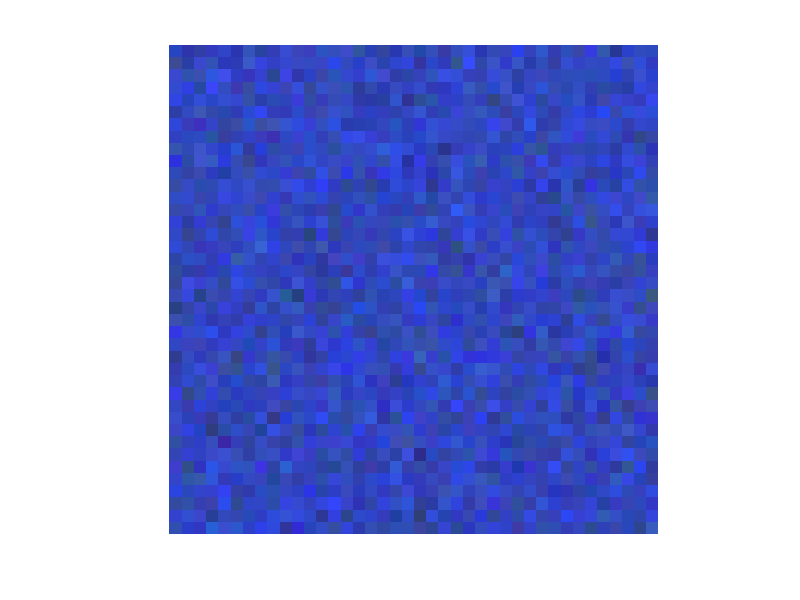
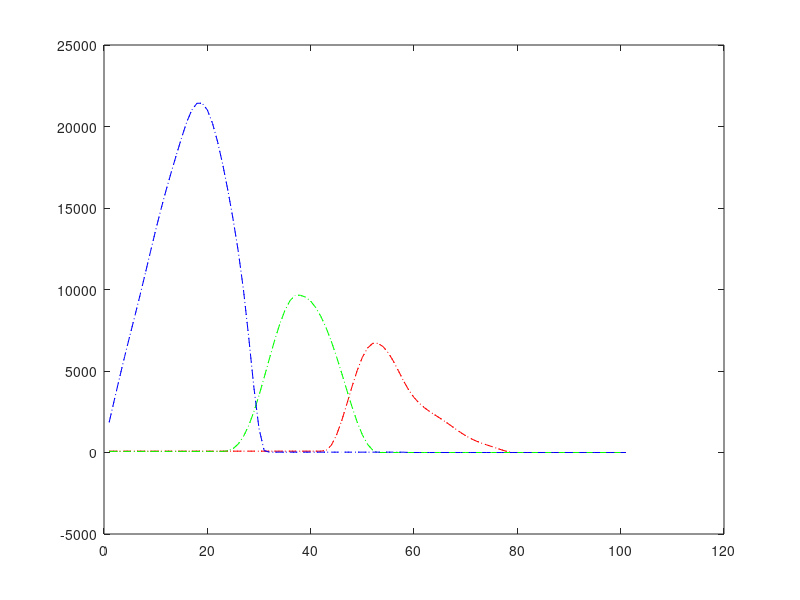
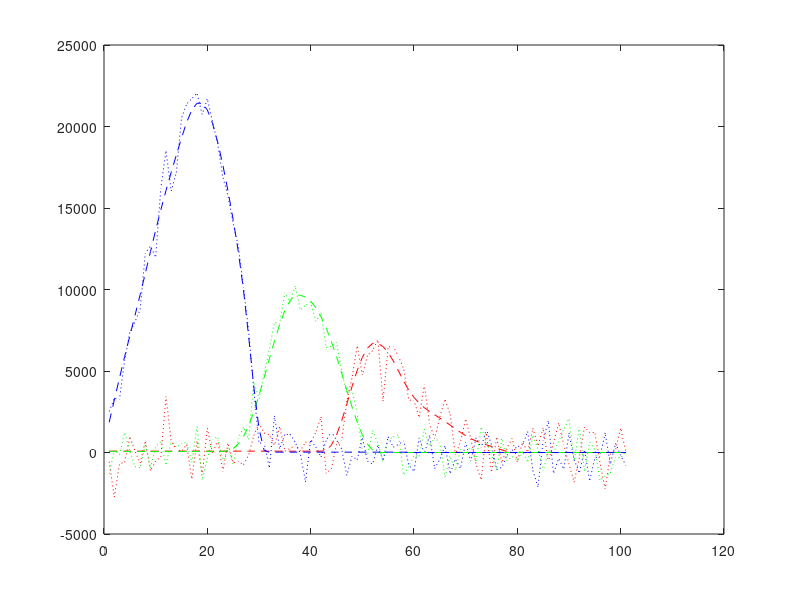
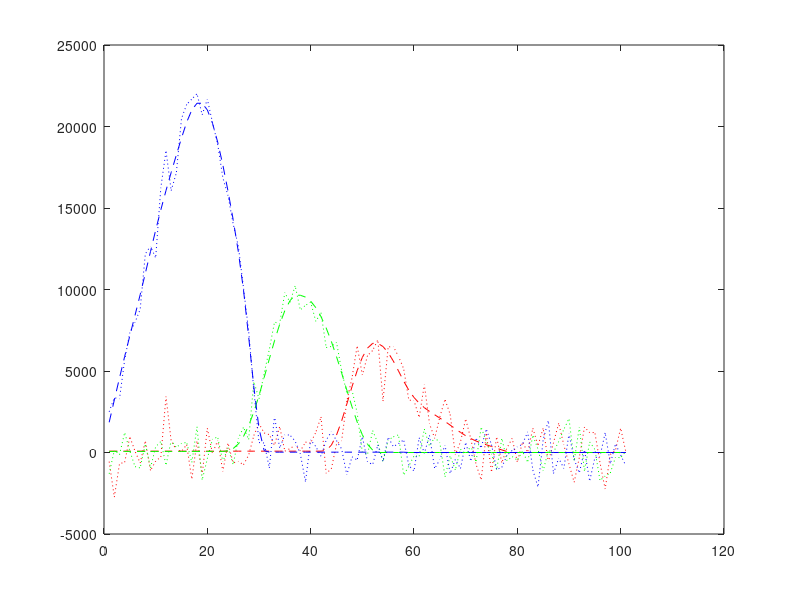

Source code (MATLAB) for these figures, in order:
%HW2 Homework 2
%   HW2() 
function [num_questions] = hw2()
format compact;
close all;
num_questions=0;

%Q1
%   Display an image that visualizes all 1600 RGB values derived from the
%   given sensor data and random light spectrum generated
num_questions=num_questions+1;
S=importdata('rgb_sensors.txt');
rng(477);
L=rand([1600,101]);
C=L*S;
maxC=max(C(:));
C_RGB=C.*(255/maxC);
imdata=reshape(C_RGB(1:1600,:),[40,40,3]);
imdata=repelem(imdata,10,10);
imdata=uint8(imdata);
figure('Name','Q1 - Image','NumberTitle','off');
imshow(imdata);

%Q2
%   1. Comparing real sensor values with estimated values.
%       a. dotted line - est values
%       b. dash line - real values
%   2. RMS error between est. sensor and real sensor values for RGB
%   channels.
%   3. RMS error between R,G,B channels calculated using est. sensor and
%   real sensor values.
num_questions=num_questions+1;
S_est=(inv(L'*L)*L')*C;
display_plot(S,S_est,'Q2 - Sensors - real v/s estimated plot');

[rmsEr_S_R,rmsEr_S_G,rmsEr_S_B]=rms_error(S,S_est);
text='RMS error between real and estimated sensor - ';
display_rms_error(text,rmsEr_S_R,rmsEr_S_G,rmsEr_S_B);

C_est=L*S_est;
maxC_est=max(C_est(:));
C_RGB_est=C_est.*(255/maxC_est);
[rmsEr_C_R,rmsEr_C_G,rmsEr_C_B]=rms_error(C_RGB,C_RGB_est);
text='RMS error between RGB values calcuated using real and estimated sensor -';
display_rms_error(text,rmsEr_C_R,rmsEr_C_G,rmsEr_C_B);

%Q3
%   1. Comparing real sensor values with estimated values w/ Gaussian Noise.
%       a. dotted line - est values
%       b. dash line - real valuesrng(477);
num_questions=num_questions+1;
sig=10;
t1=['Q3 - Sensors w/ Noise at Noise sd:', num2str(sig)];
t2=['Q3 - Sensors w/ Noise clipped at Noise sd:', num2str(sig)];
[C_n,S_n,C_n_c,S_n_c]=compute_w_noise(1,sig,true,L,S,C_RGB,maxC,t1,t2);
[er_Cn_R,er_Cn_G,er_Cn_B]=rms_error(C_RGB,C_n);
[er_Sn_R,er_Sn_G,er_Sn_B]=rms_error(S,S_n);
[er_Cnc_R,er_Cnc_G,er_Cnc_B]=rms_error(C_RGB,C_n_c);
[er_Snc_R,er_Snc_G,er_Snc_B]=rms_error(S,S_n_c);

text='RGB error w/ noise -';
display_rms_error(text,er_Cn_R,er_Cn_G,er_Cn_B);
text='Sensor error w/ noise -';
display_rms_error(text,er_Sn_R,er_Sn_G,er_Sn_B);

text='RGB error w/ noise w/ clipping-';
display_rms_error(text,er_Cnc_R,er_Cnc_G,er_Cnc_B);
text='Sensor error w/ noise w/ clipping -';
display_rms_error(text,er_Snc_R,er_Snc_G,er_Snc_B);

%Q4
%   
for i=0:10
    sig=i*10;
    t1=['Q4 - Sensors w/ Noise at Noise sd:', num2str(sig)];
    t2=['Q4 - Sensors w/ Noise clipped at Noise sd:', num2str(sig)];
    [C_n,S_n,C_n_c,S_n_c]=compute_w_noise(1,sig,mod(i,5)==0&&i>0,L,S,C_RGB,maxC,t1,t2);
    [er_Cn_R,er_Cn_G,er_Cn_B]=rms_error(C_RGB,C_n);
    [er_Sn_R,er_Sn_G,er_Sn_B]=rms_error(S,S_n);
    [er_Cnc_R,er_Cnc_G,er_Cnc_B]=rms_error(C_RGB,C_n_c);
    [er_Snc_R,er_Snc_G,er_Snc_B]=rms_error(S,S_n_c);
    er_Cn=sqrt(mean([er_Cn_R,er_Cn_G,er_Cn_B].^2));
    er_Sn=sqrt(mean([er_Sn_R,er_Sn_G,er_Sn_B].^2));
    er_Cnc=sqrt(mean([er_Cnc_R,er_Cnc_G,er_Cnc_B].^2));
    er_Snc=sqrt(mean([er_Snc_R,er_Snc_G,er_Snc_B].^2));
    disp(['w/ noise sd:', num2str(sig), ' RGB err:', num2str(er_Cn), ' Sensor err:', num2str(er_Sn)]);
    disp(['w/ noise w/ clipping sd:', num2str(sig), ' RGB err:', num2str(er_Cnc), ' Sensor err:', num2str(er_Snc)]);
end

%Q6
%   
L2=importdata('light_spectra.txt');
C2_RGB=importdata('responses.txt');
C2=C2_RGB.*(maxC/255);
S_est2=(inv(L2'*L2)*L2')*C2;
display_plot(S,S_est2,'Q6 - (Real light spectra) Sensors - real v/s estimated plot');

[rmsEr_S2_R,rmsEr_S2_G,rmsEr_S2_B]=rms_error(S,S_est2);
text='Sensor RMS error (Real light spectra)- ';
display_rms_error(text,rmsEr_S2_R,rmsEr_S2_G,rmsEr_S2_B);

C_est2=L2*S_est2;
maxC_est2=max(C_est2(:));
C_RGB_est2=C_est2.*(255/maxC_est2);
[rmsEr_C2_R,rmsEr_C2_G,rmsEr_C2_B]=rms_error(C2_RGB,C_RGB_est2);
text='RGB RMS error (Real light spectra)-';
display_rms_error(text,rmsEr_C2_R,rmsEr_C2_G,rmsEr_C2_B);

end

function [C_RGB_noise,S_est_noise,C_RGB_noise_clip,S_est_noise_clip]=compute_w_noise(mu,sigma,disp_plot,L,S,C_RGB,maxC,t1,t2)
GN_RGB=normrnd(mu,sigma,[1600,3]);
C_RGB_noise=C_RGB+GN_RGB;
C_noise=C_RGB_noise.*(maxC/255);
S_est_noise=(inv(L'*L)*L')*C_noise;
if(disp_plot)
    display_plot(S,S_est_noise,t1);
end

C_RGB_noise_clip=C_RGB_noise;
C_RGB_noise_clip(C_RGB_noise_clip>255)=255;
C_RGB_noise_clip(C_RGB_noise_clip<0)=0;
C_noise_clip=C_RGB_noise_clip.*(maxC/255);
S_est_noise_clip=(inv(L'*L)*L')*C_noise_clip;
if(disp_plot)
    display_plot(S,S_est_noise_clip,t2);
end
end

function [rms_r,rms_g,rms_b] = rms_error(A, A_est)
A_diff=(A-A_est).^2;
rms_r=sqrt(mean(A_diff(:,1)));
rms_g=sqrt(mean(A_diff(:,2)));
rms_b=sqrt(mean(A_diff(:,3)));
end

function display_rms_error(text, rms_r, rms_g, rms_b)
disp(text);
disp('Red');
disp(rms_r);
disp('Green');
disp(rms_g);
disp('Blue');
disp(rms_b);
end

function display_plot(A, A_est, text)
figure('Name',text,'NumberTitle','off');
plot(A_est(:,1),':r');
hold on
plot(A_est(:,2),':g');
plot(A_est(:,3),':b');
plot(A(:,1),'--r');
plot(A(:,2),'--g');
plot(A(:,3),'--b');
end